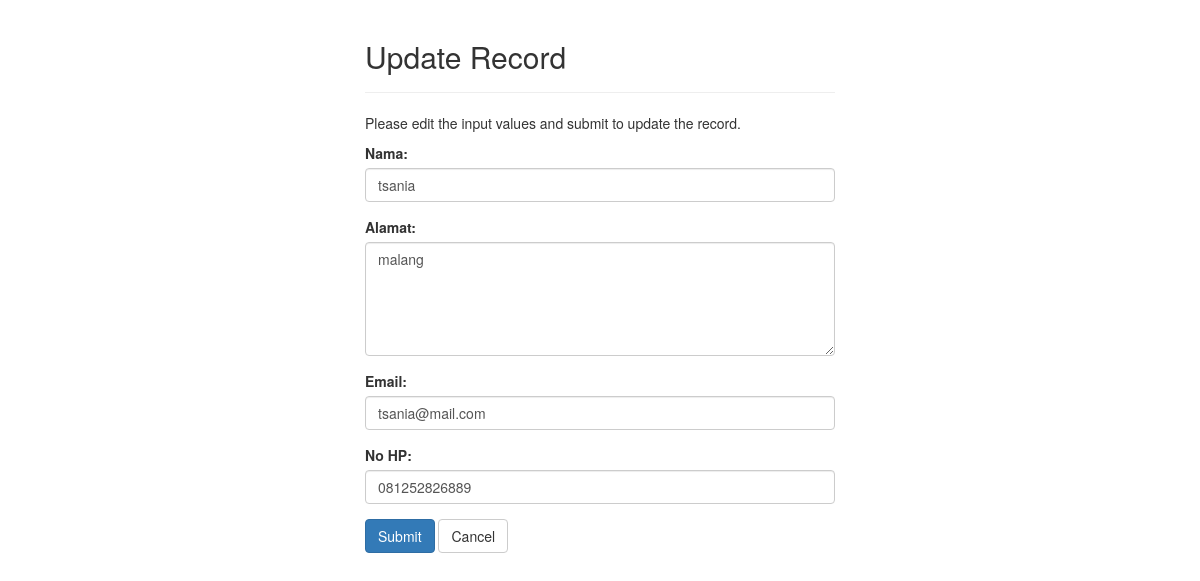
/php/src/update.php?id_karyawan=2, run on the app's committed database.
### tables this page shows
CREATE TABLE `karyawan` (
  `id_karyawan` int(11) NOT NULL,
  `nama` varchar(50) NOT NULL,
  `alamat` varchar(100) NOT NULL,
  `email` varchar(50) NOT NULL,
  `no_hp` varchar(12) NOT NULL
);

### php/src/update.php (the view, shortened to what this page needs)
<!DOCTYPE html>
<html lang="en">
<head>
    <link rel="stylesheet" href="https://maxcdn.bootstrapcdn.com/bootstrap/3.3.7/css/bootstrap.css">
</head>
<body>
    <div class="wrapper">
        <div class="container-fluid">
            <div class="row">
                <div class="col-md-12">
                    <div class="page-header">
                        <h2>Update Record</h2>
                    </div>
                    <p>Please edit the input values and submit to update the record.</p>
                    	<?php
				include "koneksi.php";
				function input($data) {
					$data = trim($data);
					$data = stripslashes($data);
					$data = htmlspecialchars($data);
					return $data;
				}
				if (isset($_GET['id_karyawan'])) {
					$id_karyawan=input($_GET["id_karyawan"]);
					$sql="select * from karyawan where id_karyawan=$id_karyawan";
					$hasil=mysqli_query($con,$sql);
					$data = mysqli_fetch_assoc($hasil);
				}
			?>
		    <form action="<?php echo htmlspecialchars(basename($_SERVER['REQUEST_URI'])); ?>" method="post">
                        <div class="form-group">
				<label>Nama:</label>
				<input type="text" name="nama" class="form-control" value="<?php echo $data['nama']; ?>" placeholder="Masukan Nama" required/>
			</div>
			<div class="form-group">
				<label>Alamat:</label>
				<textarea name="alamat" class="form-control" rows="5" placeholder="Masukan Alamat" required><?php echo $data['alamat']; ?></textarea>
			</div>
			<div class="form-group">
				<label>Email:</label>
				<input type="email" name="email" class="form-control" value="<?php echo $data['email']; ?>" placeholder="Masukan Email" required/>
			</div>
			<div class="form-group">
				<label>No HP:</label>
				<input type="text" name="no_hp" class="form-control" value="<?php echo $data['no_hp']; ?>" placeholder="Masukan No HP" required/>
			</div>
                        <input type="submit" class="btn btn-primary" value="Submit">
                        <a href="index.php" class="btn btn-default">Cancel</a>
                    </form>
                </div>
            </div>
        </div>
    </div>
</body>
</html>

### php/src/update.php (style rules this page uses)
.wrapper { width: 500px; margin: 0 auto; }

### data on the page
karyawan: nama "tsania", alamat "malang", email "tsania@mail.com", no_hp "081252826889"
